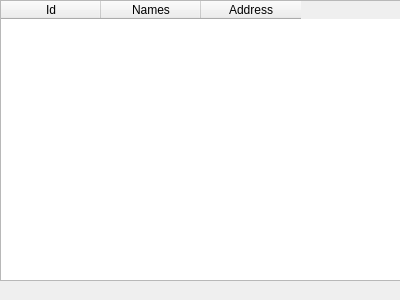
<?xml version="1.0" encoding="UTF-8"?>
<ui version="4.0">
 <class>MainWindow</class>
 <widget class="QMainWindow" name="MainWindow">
  <property name="geometry">
   <rect>
    <x>0</x>
    <y>0</y>
    <width>400</width>
    <height>300</height>
   </rect>
  </property>
  <property name="minimumSize">
   <size>
    <width>400</width>
    <height>300</height>
   </size>
  </property>
  <property name="windowTitle">
   <string>MainWindow</string>
  </property>
  <widget class="QWidget" name="centralwidget">
   <widget class="QTableWidget" name="tableWidget">
    <property name="geometry">
     <rect>
      <x>0</x>
      <y>0</y>
      <width>401</width>
      <height>281</height>
     </rect>
    </property>
    <column>
     <property name="text">
      <string>Id</string>
     </property>
    </column>
    <column>
     <property name="text">
      <string>Names</string>
     </property>
    </column>
    <column>
     <property name="text">
      <string>Address</string>
     </property>
    </column>
   </widget>
  </widget>
  <widget class="QMenuBar" name="menubar">
   <property name="geometry">
    <rect>
     <x>0</x>
     <y>0</y>
     <width>400</width>
     <height>21</height>
    </rect>
   </property>
  </widget>
 </widget>
 <resources/>
 <connections/>
</ui>
